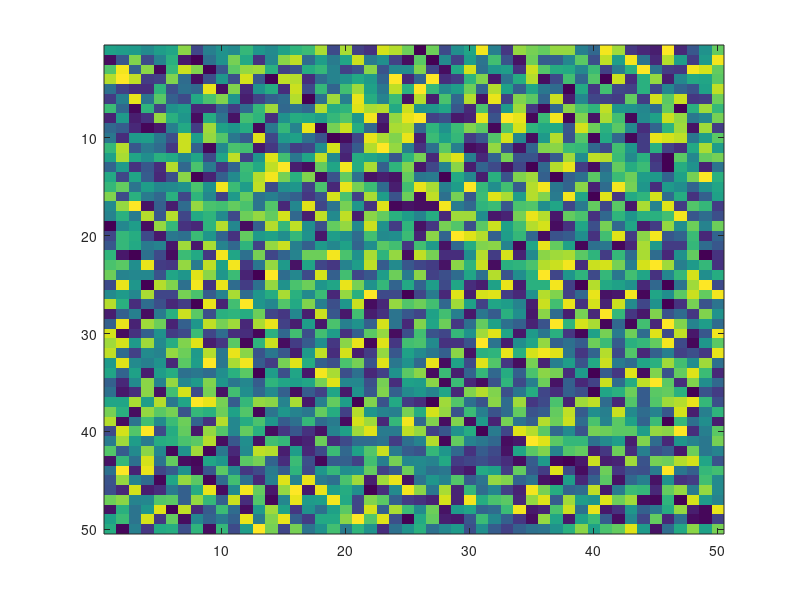

MATLAB code to generate this figure: (Note: this script raises an error after producing the figure.)
%%%%%%%%%%%%%%%%%%%%%%%%%%%%%%%%%%%%%%%%%%%%%%%%%%%%%%%%%%%%%%%%%%%%%%%%%%%
%%%
%%%    This script gives examples of the fullscreen function
%%%
%%%%%%%%%%%%%%%%%%%%%%%%%%%%%%%%%%%%%%%%%%%%%%%%%%%%%%%%%%%%%%%%%%%%%%%%%%%

figure; imagesc(rand(50,50));
screen_size = fullscreen;
